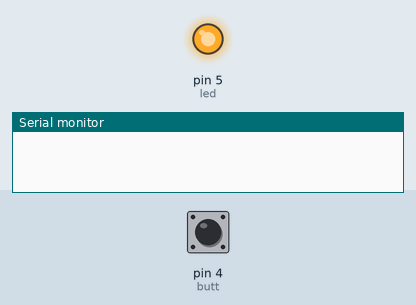
A sketch run on a simulated Arduino Uno, built with avr-gcc and run on an emulated ATmega328P. On the bench: output pins drawn as LEDs (lit = HIGH), the last lines printed to the serial monitor. The inputs (shaded band) are chosen by the test bench; at power-on: pin 4 (butt) HIGH.

Above: at 1.2 s.
1.3 s: pin 4 (butt) pulled LOW for 0.15 s
At 2.0 s:
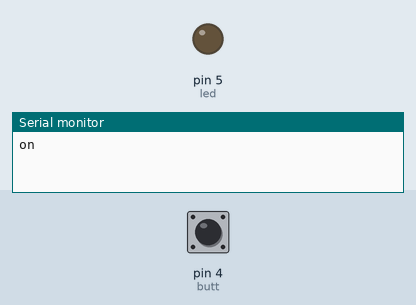
2.9 s: pin 4 (butt) pulled LOW for 1 s
Timing chart, 0 to 5.9 s (numbered marks = the images above; inputs shaded):
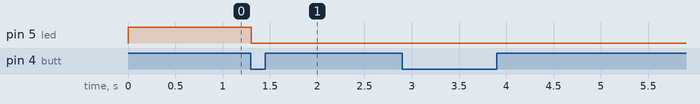

The sketch:

sketch_dec23a.ino
```cpp
const int led=5;
const int butt=4;
int buttState=LOW;
int currState=1;
int prevState=1;

int c=0;
void setup() {
  pinMode(led, OUTPUT);
  pinMode(butt, INPUT_PULLUP);
  digitalWrite(led,buttState);
  Serial.begin(9600);
}

void loop() {
  currState=digitalRead(butt);
  if(currState==0 && prevState==1){
    c++;
    if(c%2!=0){
      Serial.println("on");
    }
    else{
     Serial.println("off");
     Serial.println("number of butt pushes:");
      Serial.println(c/2);
    }
  }
  prevState=currState;
  if(c%4==0){
    digitalWrite(led, HIGH);
  }
  else{
    digitalWrite(led, LOW);
  }
  delay(50);
}
```

Measured:
- after the input at 1.3 s, pin 5 (led): HIGH → LOW at once
